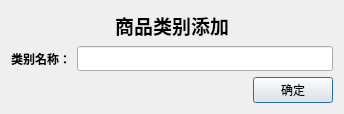
<?xml version="1.0" encoding="UTF-8"?>
<ui version="4.0">
 <class>CommodityCategoryAddDialog</class>
 <widget class="QDialog" name="CommodityCategoryAddDialog">
  <property name="geometry">
   <rect>
    <x>0</x>
    <y>0</y>
    <width>344</width>
    <height>114</height>
   </rect>
  </property>
  <property name="windowTitle">
   <string>Dialog</string>
  </property>
  <layout class="QVBoxLayout" name="verticalLayout">
   <item>
    <layout class="QHBoxLayout" name="horizontalLayout_3">
     <item>
      <spacer name="horizontalSpacer">
       <property name="orientation">
        <enum>Qt::Horizontal</enum>
       </property>
       <property name="sizeHint" stdset="0">
        <size>
         <width>40</width>
         <height>20</height>
        </size>
       </property>
      </spacer>
     </item>
     <item>
      <widget class="QLabel" name="commodityCategoryAddLabel">
       <property name="font">
        <font>
         <family>微软雅黑</family>
         <pointsize>14</pointsize>
         <weight>75</weight>
         <bold>true</bold>
        </font>
       </property>
       <property name="text">
        <string>商品类别添加</string>
       </property>
      </widget>
     </item>
     <item>
      <spacer name="horizontalSpacer_3">
       <property name="orientation">
        <enum>Qt::Horizontal</enum>
       </property>
       <property name="sizeHint" stdset="0">
        <size>
         <width>40</width>
         <height>20</height>
        </size>
       </property>
      </spacer>
     </item>
    </layout>
   </item>
   <item>
    <layout class="QHBoxLayout" name="horizontalLayout">
     <item>
      <widget class="QLabel" name="nameLabel">
       <property name="font">
        <font>
         <family>微软雅黑</family>
         <weight>75</weight>
         <bold>true</bold>
        </font>
       </property>
       <property name="text">
        <string>类别名称：</string>
       </property>
      </widget>
     </item>
     <item>
      <widget class="QLineEdit" name="nameEdit">
       <property name="font">
        <font>
         <family>微软雅黑</family>
        </font>
       </property>
      </widget>
     </item>
    </layout>
   </item>
   <item>
    <layout class="QHBoxLayout" name="horizontalLayout_2">
     <item>
      <spacer name="horizontalSpacer_2">
       <property name="orientation">
        <enum>Qt::Horizontal</enum>
       </property>
       <property name="sizeHint" stdset="0">
        <size>
         <width>40</width>
         <height>20</height>
        </size>
       </property>
      </spacer>
     </item>
     <item>
      <widget class="QPushButton" name="sureButton">
       <property name="font">
        <font>
         <family>仿宋</family>
        </font>
       </property>
       <property name="text">
        <string>确定</string>
       </property>
      </widget>
     </item>
    </layout>
   </item>
   <item>
    <spacer name="verticalSpacer">
     <property name="orientation">
      <enum>Qt::Vertical</enum>
     </property>
     <property name="sizeHint" stdset="0">
      <size>
       <width>20</width>
       <height>0</height>
      </size>
     </property>
    </spacer>
   </item>
  </layout>
 </widget>
 <resources/>
 <connections/>
</ui>
